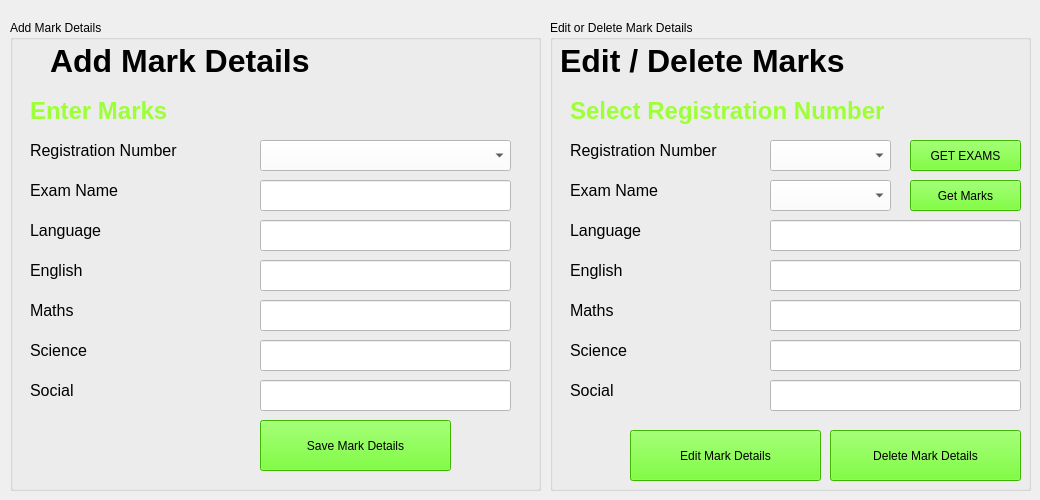
    <widget class="QWidget" name="tab_5">
     <attribute name="title">
      <string>Marks</string>
     </attribute>
     <widget class="QGroupBox" name="groupBox">
      <property name="geometry">
       <rect>
        <x>10</x>
        <y>20</y>
        <width>531</width>
        <height>471</height>
       </rect>
      </property>
      <property name="title">
       <string>Add Mark Details</string>
      </property>
      <widget class="QLabel" name="label_226">
       <property name="geometry">
        <rect>
         <x>40</x>
         <y>20</y>
         <width>351</width>
         <height>41</height>
        </rect>
       </property>
       <property name="font">
        <font>
         <pointsize>24</pointsize>
         <weight>75</weight>
         <bold>true</bold>
        </font>
       </property>
       <property name="text">
        <string>Add Mark Details</string>
       </property>
      </widget>
      <widget class="QLabel" name="l13">
       <property name="geometry">
        <rect>
         <x>20</x>
         <y>70</y>
         <width>181</width>
         <height>41</height>
        </rect>
       </property>
       <property name="font">
        <font>
         <pointsize>18</pointsize>
         <weight>75</weight>
         <bold>true</bold>
        </font>
       </property>
       <property name="styleSheet">
        <string notr="true">color: rgb(157, 255, 53);</string>
       </property>
       <property name="text">
        <string>Enter Marks</string>
       </property>
      </widget>
      <widget class="QLabel" name="label_259">
       <property name="geometry">
        <rect>
         <x>20</x>
         <y>120</y>
         <width>201</width>
         <height>21</height>
        </rect>
       </property>
       <property name="font">
        <font>
         <pointsize>12</pointsize>
        </font>
       </property>
       <property name="text">
        <string>Registration Number</string>
       </property>
      </widget>
      <widget class="QComboBox" name="cb31">
       <property name="geometry">
        <rect>
         <x>250</x>
         <y>120</y>
         <width>251</width>
         <height>31</height>
        </rect>
       </property>
       <property name="styleSheet">
        <string notr="true">background-color: rgb(255, 255, 255);
font: 12pt &quot;MS Shell Dlg 2&quot;;</string>
       </property>
      </widget>
      <widget class="QLineEdit" name="tb32">
       <property name="geometry">
        <rect>
         <x>250</x>
         <y>200</y>
         <width>251</width>
         <height>31</height>
        </rect>
       </property>
       <property name="styleSheet">
        <string notr="true">background-color: rgb(255, 255, 255);
font: 12pt &quot;MS Shell Dlg 2&quot;;</string>
       </property>
      </widget>
      <widget class="QLineEdit" name="tb33">
       <property name="geometry">
        <rect>
         <x>250</x>
         <y>240</y>
         <width>251</width>
         <height>31</height>
        </rect>
       </property>
       <property name="styleSheet">
        <string notr="true">background-color: rgb(255, 255, 255);
font: 12pt &quot;MS Shell Dlg 2&quot;;</string>
       </property>
      </widget>
      <widget class="QLineEdit" name="tb34">
       <property name="geometry">
        <rect>
         <x>250</x>
         <y>280</y>
         <width>251</width>
         <height>31</height>
        </rect>
       </property>
       <property name="styleSheet">
        <string notr="true">background-color: rgb(255, 255, 255);
font: 12pt &quot;MS Shell Dlg 2&quot;;</string>
       </property>
      </widget>
      <widget class="QLabel" name="label_260">
       <property name="geometry">
        <rect>
         <x>20</x>
         <y>200</y>
         <width>201</width>
         <height>21</height>
        </rect>
       </property>
       <property name="font">
        <font>
         <pointsize>12</pointsize>
        </font>
       </property>
       <property name="text">
        <string>Language</string>
       </property>
      </widget>
      <widget class="QLabel" name="label_261">
       <property name="geometry">
        <rect>
         <x>20</x>
         <y>240</y>
         <width>201</width>
         <height>21</height>
        </rect>
       </property>
       <property name="font">
        <font>
         <pointsize>12</pointsize>
        </font>
       </property>
       <property name="text">
        <string>English</string>
       </property>
      </widget>
      <widget class="QLabel" name="label_262">
       <property name="geometry">
        <rect>
         <x>20</x>
         <y>280</y>
         <width>201</width>
         <height>21</height>
        </rect>
       </property>
       <property name="font">
        <font>
         <pointsize>12</pointsize>
        </font>
       </property>
       <property name="text">
        <string>Maths</string>
       </property>
      </widget>
      <widget class="QLabel" name="label_263">
       <property name="geometry">
        <rect>
         <x>20</x>
         <y>320</y>
         <width>201</width>
         <height>21</height>
        </rect>
       </property>
       <property name="font">
        <font>
         <pointsize>12</pointsize>
        </font>
       </property>
       <property name="text">
        <string>Science</string>
       </property>
      </widget>
      <widget class="QLabel" name="label_264">
       <property name="geometry">
        <rect>
         <x>20</x>
         <y>160</y>
         <width>201</width>
         <height>21</height>
        </rect>
       </property>
       <property name="font">
        <font>
         <pointsize>12</pointsize>
        </font>
       </property>
       <property name="text">
        <string>Exam Name</string>
       </property>
      </widget>
      <widget class="QLineEdit" name="tb31">
       <property name="geometry">
        <rect>
         <x>250</x>
         <y>160</y>
         <width>251</width>
         <height>31</height>
        </rect>
       </property>
       <property name="styleSheet">
        <string notr="true">background-color: rgb(255, 255, 255);
font: 12pt &quot;MS Shell Dlg 2&quot;;</string>
       </property>
      </widget>
      <widget class="QLineEdit" name="tb35">
       <property name="geometry">
        <rect>
         <x>250</x>
         <y>320</y>
         <width>251</width>
         <height>31</height>
        </rect>
       </property>
       <property name="styleSheet">
        <string notr="true">background-color: rgb(255, 255, 255);
font: 12pt &quot;MS Shell Dlg 2&quot;;</string>
       </property>
      </widget>
      <widget class="QLabel" name="label_265">
       <property name="geometry">
        <rect>
         <x>20</x>
         <y>360</y>
         <width>201</width>
         <height>21</height>
        </rect>
       </property>
       <property name="font">
        <font>
         <pointsize>12</pointsize>
        </font>
       </property>
       <property name="text">
        <string>Social</string>
       </property>
      </widget>
      <widget class="QLineEdit" name="tb36">
       <property name="geometry">
        <rect>
         <x>250</x>
         <y>360</y>
         <width>251</width>
         <height>31</height>
        </rect>
       </property>
       <property name="styleSheet">
        <string notr="true">background-color: rgb(255, 255, 255);
font: 12pt &quot;MS Shell Dlg 2&quot;;</string>
       </property>
      </widget>
      <widget class="QPushButton" name="b15">
       <property name="geometry">
        <rect>
         <x>250</x>
         <y>400</y>
         <width>191</width>
         <height>51</height>
        </rect>
       </property>
       <property name="styleSheet">
        <string notr="true">background-color: rgb(85, 255, 0);
font: 12pt &quot;MS Shell Dlg 2&quot;;</string>
       </property>
       <property name="text">
        <string>Save Mark Details</string>
       </property>
      </widget>
     </widget>
     <widget class="QGroupBox" name="groupBox_3">
      <property name="geometry">
       <rect>
        <x>550</x>
        <y>20</y>
        <width>481</width>
        <height>471</height>
       </rect>
      </property>
      <property name="title">
       <string>Edit or Delete Mark Details</string>
      </property>
      <widget class="QLabel" name="label_266">
       <property name="geometry">
        <rect>
         <x>10</x>
         <y>20</y>
         <width>401</width>
         <height>41</height>
        </rect>
       </property>
       <property name="font">
        <font>
         <pointsize>24</pointsize>
         <weight>75</weight>
         <bold>true</bold>
        </font>
       </property>
       <property name="text">
        <string>Edit / Delete Marks</string>
       </property>
      </widget>
      <widget class="QLabel" name="l14">
       <property name="geometry">
        <rect>
         <x>20</x>
         <y>70</y>
         <width>421</width>
         <height>41</height>
        </rect>
       </property>
       <property name="font">
        <font>
         <pointsize>18</pointsize>
         <weight>75</weight>
         <bold>true</bold>
        </font>
       </property>
       <property name="styleSheet">
        <string notr="true">color: rgb(157, 255, 53);</string>
       </property>
       <property name="text">
        <string>Select Registration Number</string>
       </property>
      </widget>
      <widget class="QLabel" name="label_268">
       <property name="geometry">
        <rect>
         <x>20</x>
         <y>120</y>
         <width>201</width>
         <height>21</height>
        </rect>
       </property>
       <property name="font">
        <font>
         <pointsize>12</pointsize>
        </font>
       </property>
       <property name="text">
        <string>Registration Number</string>
       </property>
      </widget>
      <widget class="QComboBox" name="cb32">
       <property name="geometry">
        <rect>
         <x>220</x>
         <y>120</y>
         <width>121</width>
         <height>31</height>
        </rect>
       </property>
       <property name="styleSheet">
        <string notr="true">background-color: rgb(255, 255, 255);
font: 12pt &quot;MS Shell Dlg 2&quot;;</string>
       </property>
      </widget>
      <widget class="QLineEdit" name="tb37">
       <property name="geometry">
        <rect>
         <x>220</x>
         <y>200</y>
         <width>251</width>
         <height>31</height>
        </rect>
       </property>
       <property name="styleSheet">
        <string notr="true">background-color: rgb(255, 255, 255);
font: 12pt &quot;MS Shell Dlg 2&quot;;</string>
       </property>
      </widget>
      <widget class="QLineEdit" name="tb38">
       <property name="geometry">
        <rect>
         <x>220</x>
         <y>240</y>
         <width>251</width>
         <height>31</height>
        </rect>
       </property>
       <property name="styleSheet">
        <string notr="true">background-color: rgb(255, 255, 255);
font: 12pt &quot;MS Shell Dlg 2&quot;;</string>
       </property>
      </widget>
      <widget class="QLineEdit" name="tb39">
       <property name="geometry">
        <rect>
         <x>220</x>
         <y>280</y>
         <width>251</width>
         <height>31</height>
        </rect>
       </property>
       <property name="styleSheet">
        <string notr="true">background-color: rgb(255, 255, 255);
font: 12pt &quot;MS Shell Dlg 2&quot;;</string>
       </property>
      </widget>
      <widget class="QLabel" name="label_269">
       <property name="geometry">
        <rect>
         <x>20</x>
         <y>200</y>
         <width>201</width>
         <height>21</height>
        </rect>
       </property>
       <property name="font">
        <font>
         <pointsize>12</pointsize>
        </font>
       </property>
       <property name="text">
        <string>Language</string>
       </property>
      </widget>
      <widget class="QLabel" name="label_270">
       <property name="geometry">
        <rect>
         <x>20</x>
         <y>240</y>
         <width>201</width>
         <height>21</height>
        </rect>
       </property>
       <property name="font">
        <font>
         <pointsize>12</pointsize>
        </font>
       </property>
       <property name="text">
        <string>English</string>
       </property>
      </widget>
      <widget class="QLabel" name="label_271">
       <property name="geometry">
        <rect>
         <x>20</x>
         <y>280</y>
         <width>201</width>
         <height>21</height>
        </rect>
       </property>
       <property name="font">
        <font>
         <pointsize>12</pointsize>
        </font>
       </property>
       <property name="text">
        <string>Maths</string>
       </property>
      </widget>
      <widget class="QLabel" name="label_272">
       <property name="geometry">
        <rect>
         <x>20</x>
         <y>320</y>
         <width>201</width>
         <height>21</height>
        </rect>
       </property>
       <property name="font">
        <font>
         <pointsize>12</pointsize>
        </font>
       </property>
       <property name="text">
        <string>Science</string>
       </property>
      </widget>
      <widget class="QLabel" name="label_273">
       <property name="geometry">
        <rect>
         <x>20</x>
         <y>160</y>
         <width>201</width>
         <height>21</height>
        </rect>
       </property>
       <property name="font">
        <font>
         <pointsize>12</pointsize>
        </font>
       </property>
       <property name="text">
        <string>Exam Name</string>
       </property>
      </widget>
      <widget class="QLineEdit" name="tb40">
       <property name="geometry">
        <rect>
         <x>220</x>
         <y>320</y>
         <width>251</width>
         <height>31</height>
        </rect>
       </property>
       <property name="styleSheet">
        <string notr="true">background-color: rgb(255, 255, 255);
font: 12pt &quot;MS Shell Dlg 2&quot;;</string>
       </property>
      </widget>
      <widget class="QLabel" name="label_274">
       <property name="geometry">
        <rect>
         <x>20</x>
         <y>360</y>
         <width>201</width>
         <height>21</height>
        </rect>
       </property>
       <property name="font">
        <font>
         <pointsize>12</pointsize>
        </font>
       </property>
       <property name="text">
        <string>Social</string>
       </property>
      </widget>
      <widget class="QLineEdit" name="tb41">
       <property name="geometry">
        <rect>
         <x>220</x>
         <y>360</y>
         <width>251</width>
         <height>31</height>
        </rect>
       </property>
       <property name="styleSheet">
        <string notr="true">background-color: rgb(255, 255, 255);
font: 12pt &quot;MS Shell Dlg 2&quot;;</string>
       </property>
      </widget>
      <widget class="QPushButton" name="b18">
       <property name="geometry">
        <rect>
         <x>280</x>
         <y>410</y>
         <width>191</width>
         <height>51</height>
        </rect>
       </property>
       <property name="styleSheet">
        <string notr="true">background-color: rgb(85, 255, 0);
font: 12pt &quot;MS Shell Dlg 2&quot;;</string>
       </property>
       <property name="text">
        <string>Delete Mark Details</string>
       </property>
      </widget>
      <widget class="QComboBox" name="cb33">
       <property name="geometry">
        <rect>
         <x>220</x>
         <y>160</y>
         <width>121</width>
         <height>31</height>
        </rect>
       </property>
       <property name="styleSheet">
        <string notr="true">background-color: rgb(255, 255, 255);
font: 12pt &quot;MS Shell Dlg 2&quot;;</string>
       </property>
      </widget>
      <widget class="QPushButton" name="b16">
       <property name="geometry">
        <rect>
         <x>360</x>
         <y>160</y>
         <width>111</width>
         <height>31</height>
        </rect>
       </property>
       <property name="styleSheet">
        <string notr="true">background-color: rgb(85, 255, 0);
font: 12pt &quot;MS Shell Dlg 2&quot;;</string>
       </property>
       <property name="text">
        <string>Get Marks</string>
       </property>
      </widget>
      <widget class="QPushButton" name="b17">
       <property name="geometry">
        <rect>
         <x>80</x>
         <y>410</y>
         <width>191</width>
         <height>51</height>
        </rect>
       </property>
       <property name="styleSheet">
        <string notr="true">background-color: rgb(85, 255, 0);
font: 12pt &quot;MS Shell Dlg 2&quot;;</string>
       </property>
       <property name="text">
        <string>Edit Mark Details</string>
       </property>
      </widget>
      <widget class="QPushButton" name="bge">
       <property name="geometry">
        <rect>
         <x>360</x>
         <y>120</y>
         <width>111</width>
         <height>31</height>
        </rect>
       </property>
       <property name="styleSheet">
        <string notr="true">background-color: rgb(85, 255, 0);
font: 12pt &quot;MS Shell Dlg 2&quot;;</string>
       </property>
       <property name="text">
        <string>GET EXAMS</string>
       </property>
      </widget>
     </widget>
    </widget>
